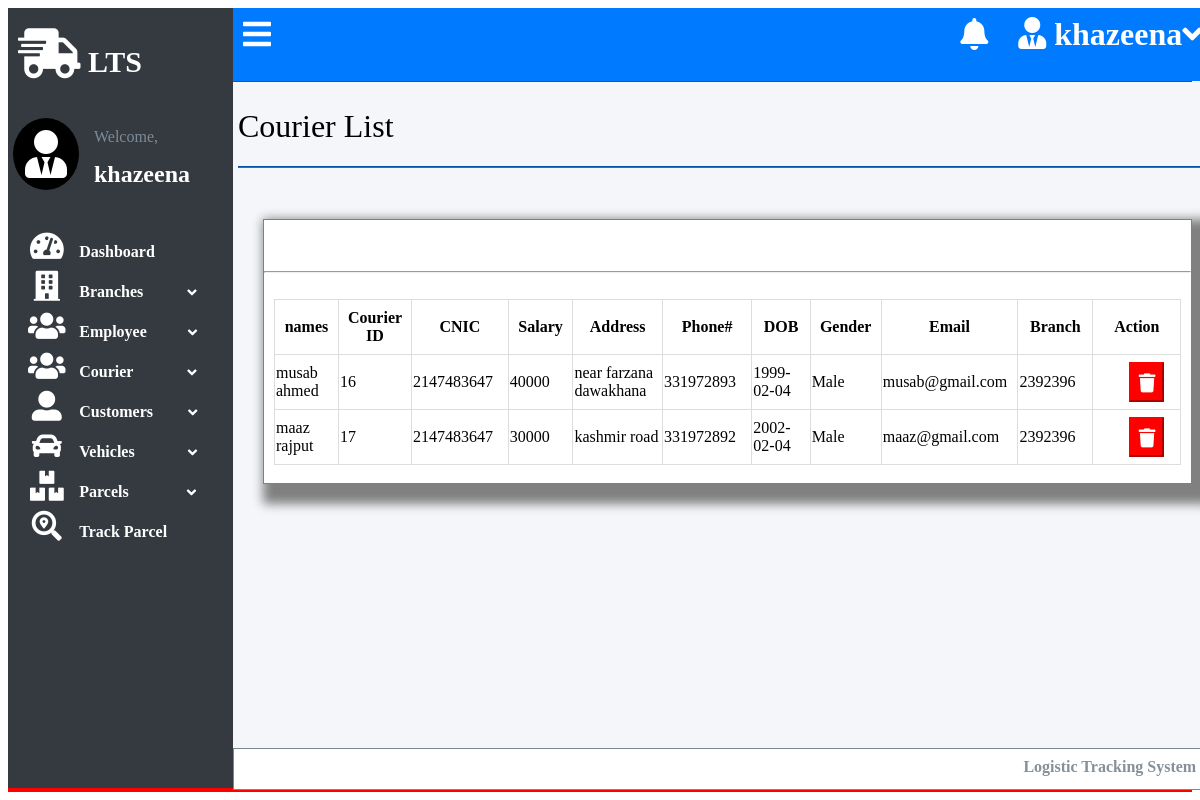
Page /list_dp.php (signed in) on the committed database.
### tables this page shows
CREATE TABLE `courier` (
  `names` text NOT NULL,
  `CNIC` int(11) NOT NULL,
  `passwords` text NOT NULL,
  `salary` int(11) NOT NULL,
  `adress` text NOT NULL,
  `dp_id` int(11) NOT NULL,
  `phone_no` int(11) NOT NULL,
  `dob` date NOT NULL,
  `gender` text NOT NULL,
  `email` varchar(50) NOT NULL,
  `br_codes` int(11) NOT NULL,
  `reg_no` int(11) NOT NULL,
  `parcel_id` int(11) NOT NULL
);

### list_dp.php (the view, shortened to what this page needs)
<html lang="en">
<head>
    <link rel="stylesheet" type="text/css" href="styling.css"></link>
    <link rel="stylesheet" href="https://cdnjs.cloudflare.com/ajax/libs/font-awesome/5.15.3/css/all.min.css"/>
</head>
<body>
    <div class="container" >
      <div class="style" id="header">
           <span class=" fas fa-bars fa-2x" style="position:relative; top: 10; left:10;" onclick="myFun(this)" >
           </span>
         <span onclick="logout(this)">
          <span  class=" fas fa-user-tie fa-2x " style="float: right; margin-left: 30px; margin-right: 20px;margin-top: 9px;" >
          <?php echo htmlspecialchars($_SESSION["username"]); ?><span class=" fa fa-angle-down ml-2" style="position: relative; top: 1;">
           </span>
         </span>
          <span class="fas fa-bell fa-2x"style="float:right ;margin-top: 10px;"></span>
      </div>
        <div class="style" id="menu" >
            <div id="icon">
                 <a href="">
                   <span class="fas fa-shipping-fast" style="font-size: 50px; margin-top: 20px;margin-left: 5px;"></span>
                  </a>
                 <div class="text" > <b >LTS</b></div>
            </div>
            <div id="user">
              <span class="fas fa-user-tie fa-3x img"></span>
                <span class="clr">Welcome,</span>
                <h2 class="fsuser">
                <?php echo htmlspecialchars($_SESSION["username"]); ?></h2>
            </div>
            <br>
            <div class="elements" >
              <span class="fas fa-tachometer-alt h-and-w fa-fw fa-2x"  onclick="location.href='dashboard.php';">
              </span>
              <div class="text" >
                <a href="#">
                  <b  style="font-size: 16px;" onclick="location.href = 'dashboard.php';">
                    Dashboard
                  </b>
                </a>
            </div>
            </div>
            <div class="elements" >
              <span class="fas fa-building h-and-w fa-fw fa-2x"  onclick="Branches(this)">
              </span>
              <div class=" text" >
                <a href="#">
                  <b  style="font-size: 16px;" onclick="Branches(this)">
                    Branches
                  </b>
                </a>
                <span class="fa fa-angle-down ml-2 ar-h-w " onclick="Branches(this)" style="left: 40px;" >
                </span>
            </div>
            </div>
            <div class="elements" >
              <span class="fas fa-users h-and-w fa-fw fa-2x"  onclick="Branchstaff(this)">
              </span>
              <div class=" text" >
                <a href="#">
                  <b style="font-size: 16px;" onclick="Branchstaff(this)">
                    Employee
                  </b>
                </a>
                <span class="fa fa-angle-down ml-2 ar-h-w " onclick="Branchstaff(this)" style="left: 37px;" >
                </span>
            </div>
            </div>
           <div class="elements" >
              <span class="fas fa-users h-and-w fa-fw fa-2x"   onclick="dp(this)">
              </span>
              <div class=" text" >
                <a href="#">
                  <b style="font-size: 16px;" onclick="dp(this)">
                   Courier
                  </b>
                </a>
                <span class="fa fa-angle-down ml-2 ar-h-w " onclick="dp(this)" style="left: 50px;" >
                </span>
            </div>
            </div>
            <div class="elements" >
              <span class="fas fa-user-alt h-and-w fa-fw fa-2x"  onclick="customers(this)">
              </span>
              <div class='text' >
                <a href="#">
                  <b  style="font-size: 16px;" onclick="customers(this)">
                    Customers
                  </b>
                </a>
                <span class="fa fa-angle-down ml-2 ar-h-w " onclick="customers(this)" style="left: 31px;" >
                </span>
            </div>
            </div>
<div class="elements" >
  <span class="fas fa-car h-and-w fa-fw fa-2x"  onclick="vehicles(this)">
  </span>
  <div class="text" >
    <a href="#">
      <b  style="font-size: 16px;" onclick="vehicles(this)">
        Vehicles
      </b>
    </a>
    <span class="fa fa-angle-down ml-2 ar-h-w " onclick="vehicles(this)" style="left: 49px;" >
    </span>
</div>
</div>
<div class="elements" >
  <span class="fas fa-boxes h-and-w fa-fw fa-2x"  onclick="parcels(this)">
  </span>
  <div class=" text" >
    <a href="#">
      <b  style="font-size: 16px;" onclick="parcels(this)">
        Parcels
      </b>
    </a>
    <span class="fa fa-angle-down ml-2 ar-h-w " onclick="parcels(this)" style="left: 54px;" >
    </span>
</div>
</div>
            <div class="elements" >
              <span class="fas fa-search-location h-and-w fa-fw fa-2x"  onclick="location.href='track_parcel.php';">
              </span>
              <div class=" text" >
                <a href="#">
                  <b  style="font-size: 16px;"  onclick="location.href='track_parcel.php';"  >
                    Track Parcel
                  </b>
                </a>
            </div>
            </div>
          </div>
        <div id="main">
        <h1 style="font-weight:normal;">Courier List</h1>
           <hr style="border-color:rgba(0,123,255,255);">
          <br>
          <div style="background-color:white; margin: 25px 25px; border:1px solid grey; box-shadow:10px 10px 10px 10px grey;" >
          <a href="add_dp.php">
          <button style="margin-left:960px; margin-top:10px; margin-bottom:3px; border-color:rgba(0,123,255,255); height:30px"> <b style="font-size:15px"> + </b>Add New</button></a>
         <hr style="border=color:rgb(211,211,211)"><br>
           <table style="border-collapse: collapse;margin-left:10px;margin-right:10px  ">
           <tr>
               <th>names</th>
               <th>Courier ID</th>
               <th >CNIC</th>
               <th >Salary</th>
               <th>Address</th>
               <th>Phone#</th>
               <th >DOB</th>
               <th>Gender</th>
               <th>Email</th>
               <th >Branch</th>
               <th>Action</th>
           </tr>
           <?php
$conn = mysqli_connect("localhost", "root", "", "lts_db");
$sql = "SELECT names,dp_id, CNIC, salary, adress, phone_no,dob, gender, email, br_codes FROM courier";
$result = $conn->query($sql);
if($result){
  if ($result->num_rows> 0) {
while($row = $result->fetch_assoc()) {
  ?>
 <tr>
<td><?php echo $row["names"] ;?> </td>
<td><?php echo $row["dp_id"] ;?> </td>
<td><?php echo $row["CNIC"] ;?> </td>
<td><?php echo $row["salary"] ;?> </td>
<td><?php echo $row["adress"] ;?> </td>
<td><?php echo $row["phone_no"] ;?></td>
<td><?php echo $row["dob"] ;?></td>
<td><?php echo $row["gender"] ;?></td>
<td><?php echo $row["email"] ;?></td>
<td><?php echo $row["br_codes"] ;?></td>
<td>
<a href="del_dp.php?dp_id=<?php echo $row['dp_id']; ?>">
<button style="height:40px;background-color:red;border-color:red;width:35px;margin-left:35px">
<i class="fas fa-trash" style="color:white; font-size:19px"></i>
</button>
</a>
</td>
</tr>
<?php
}
echo "</table>";
}
} else { echo " No results"; }
?>
        <br>
</div>
</div>
       <div  id="footer">
        <b id="right-center">
        Logistic Tracking System
     </div>
    </div>
</body>
</html>

### styling.css (style rules this page uses)
body { overflow-y: hidden; }
.container { background-color:red; display: grid; grid-template-areas: 'menu header ' 'menu main ' 'menu footer'; height: 100%; }
.style { color: white; }
#menu { background-color:rgba(52,58,64,255); grid-area: menu; width: 220px; border-left: 5px solid rgba(52,58,64,255) ; height: 97.5vh; position: sticky; top: 0; overflow-y: scroll; overflow-x: hidden; transition: 0.3s; }
#main { background-color: rgba(244,246,249,255); grid-area: main; border:5px solid rgba(244,246,249,255) ; position:relative; transition: margin-left 0.3s; min-width: 81.6vw; height: 82vh; overflow-y: scroll; }
#footer { position: sticky; bottom: 0; border: 0.5px solid lightslategray; background-color: rgba(255,255,255,255); height: 5vh; color:rgba(134,144,153,255); text-align: right; grid-area: footer; min-width: 5vw; }
#header { position: sticky; top: 0; z-index: 1; background-color: rgba(0,123,255,255); height:9.1vh; grid-area: header; min-width:5vw; float: right; }
#icon { height: 80px; font-size: 30px; margin-bottom: 30px; }
.img { background:black; border-radius: 100%; text-align: center; vertical-align: bottom; padding: 12px; float: left; }
.elements { margin-top: 10px; font-size: 15px; }
.text { display:inline; }
.h-and-w { height: 30px; width: 30px; margin-left: 15px; margin-right:10px ; }
.fsuser { position: relative; right: -15; top:5; }
#user { vertical-align: middle; text-align: left; }
.clr { display: inline-block; color: rgba(125,139,153,255); position: relative; right: -15; top:10; }
#right-center { position: relative; bottom: -9; right: 25; }
a { text-decoration: none; color: white; }
.ar-h-w { height: 15px; width: 15px; margin-top: 10px; position: relative; bottom: -1.5px; }
th,td { border: 1px solid #dddddd;border-collapse: collapse; height:55px;width:18vw }

### rows in the picture
courier: names "musab ahmed", dp_id "16", CNIC "2147483647", salary "40000", adress "near farzana dawakhana", phone_no "331972893", dob "1999-02-04", gender "Male", email "musab@gmail.com", br_codes "2392396"
courier: names "maaz rajput", dp_id "17", CNIC "2147483647", salary "30000", adress "kashmir road", phone_no "331972892", dob "2002-02-04", gender "Male", email "maaz@gmail.com", br_codes "2392396"

### other values in the picture
$_SESSION["username"] "khazeena"
